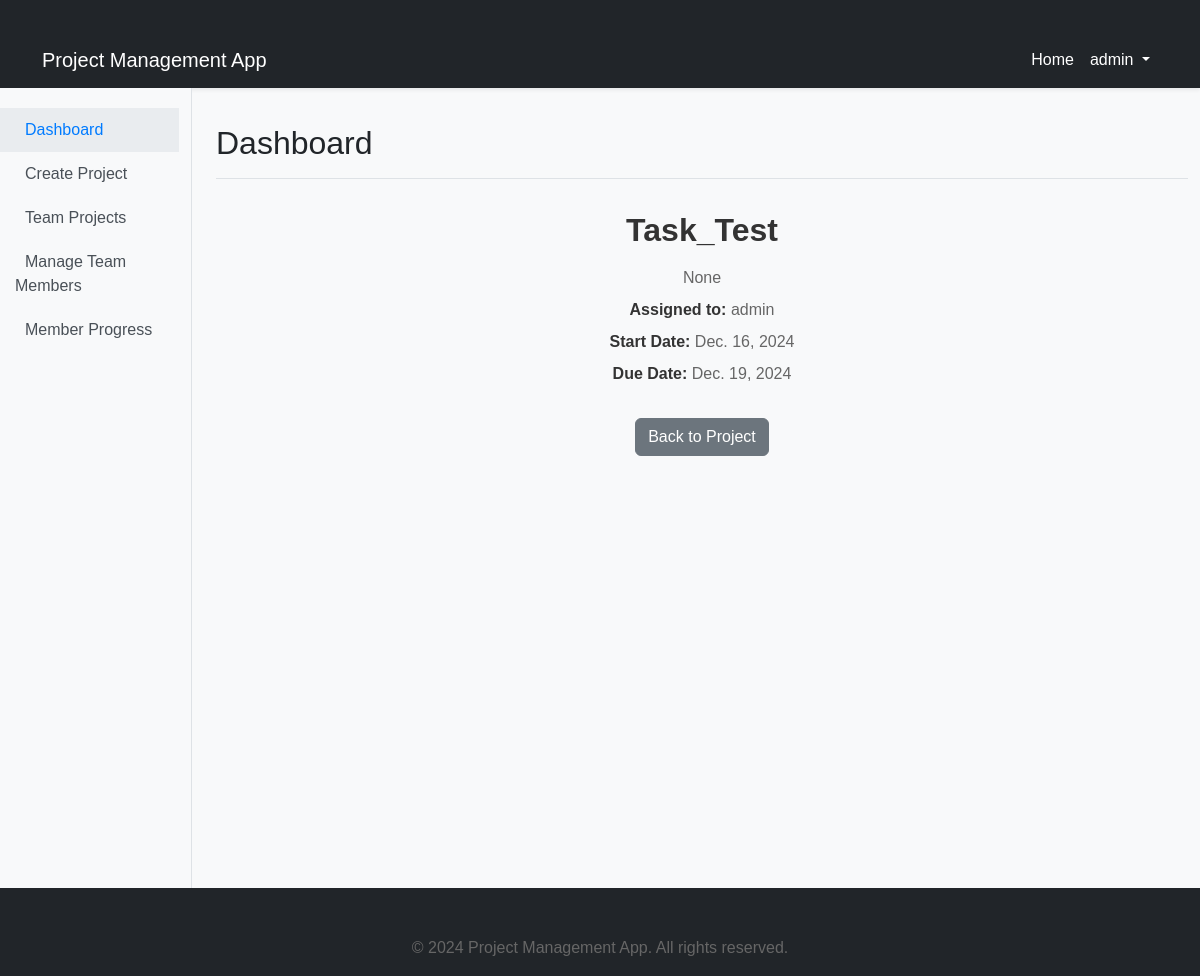
Page /projects/projects/1/tasks/1/ (signed in) on the earlier database version.
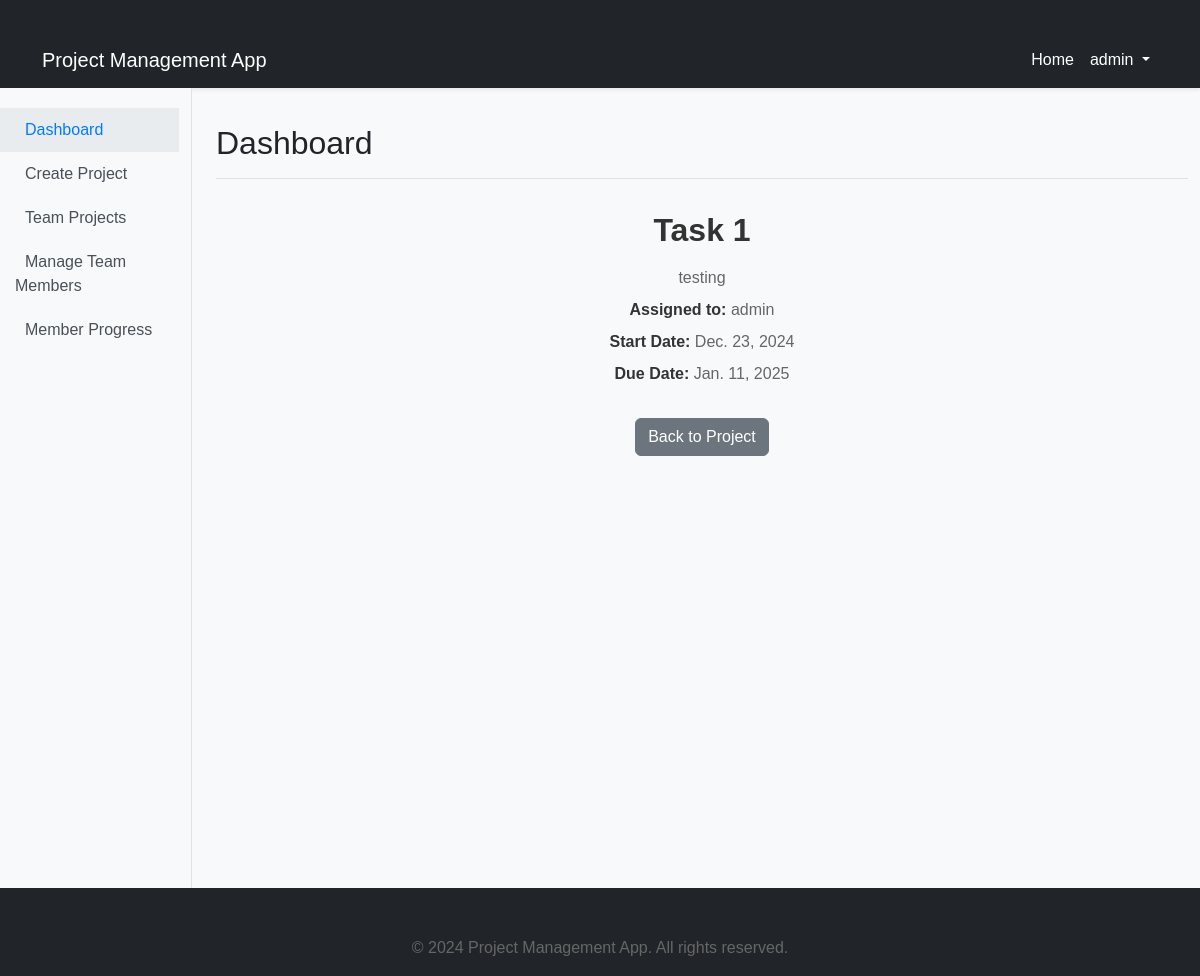
Same page on the later database version.
### projects/models.py (models this page shows, shortened)
class Task(models.Model):
    project = models.ForeignKey(Project, on_delete=models.CASCADE, related_name='tasks')
    assigned_to = models.ForeignKey(User, on_delete=models.CASCADE, related_name='tasks')
    title = models.CharField(max_length=200)
    description = models.TextField()
    start_date = models.DateField()
    due_date = models.DateField()
    STATUS_CHOICES = [
        ('todo', 'To Do'),
        ('inprogress', 'In Progress'),
        ('done', 'Done'),
    ]
    status = models.CharField(max_length=20, choices=STATUS_CHOICES, default='todo')
    class Meta:
        unique_together = ('project', 'title')  # Prevent duplicate task titles within the same project

class User(AbstractUser):
    email = models.EmailField(unique=True)  # Enforce unique emails
    groups = models.ManyToManyField(
        Group,
        related_name='custom_user_groups',
        blank=True,
        help_text='The groups this user belongs to.',
        verbose_name='groups',
    )
    user_permissions = models.ManyToManyField(
        Permission,
        related_name='custom_user_permissions',
        blank=True,
        help_text='Specific permissions for this user.',
        verbose_name='user permissions',
    )

### projects/views.py (the view)
# urls.py: path('projects/<int:project_id>/tasks/<int:task_id>/', views.task_detail, name='task_detail'),
@login_required
def task_detail(request, project_id, task_id):
    project = get_object_or_404(Project, id=project_id)
    task = get_object_or_404(Task, id=task_id, project=project)
    return render(request, 'projects/task_detail.html', {'task': task, 'project': project})

### projects/templates/projects/task_detail.html (shortened to what this page needs)
{% extends 'base.html' %}
{% load static %}
{% block extra_css %}
<link rel="stylesheet" href="{% static 'css/task_detail.css' %}">
{% endblock %}
{% block content %}
<div class="container">
    <div class="row mb-4">
        <div class="col">
            <h2 class="text-center">{{ task.title }}</h2>
            <p class="text-center">{{ task.description }}</p>
            <p class="text-center"><strong>Assigned to:</strong> {{ task.assigned_to.username }}</p>
            <p class="text-center"><strong>Start Date:</strong> {{ task.start_date }}</p>
            <p class="text-center"><strong>Due Date:</strong> {{ task.due_date }}</p>
        </div>
    </div>
    <div class="row">
        <div class="col text-center">
            <a href="{% url 'project_detail' task.project.id %}" class="btn btn-secondary">Back to Project</a>
        </div>
    </div>
</div>
{% endblock %}

Differences in the rows shown:
changed Task "admin": title "Task_Test" → "Task 1"; description "None" → "testing"; start_date "Dec. 16, 2024" → "Dec. 23, 2024"; due_date "Dec. 19, 2024" → "Jan. 11, 2025"
